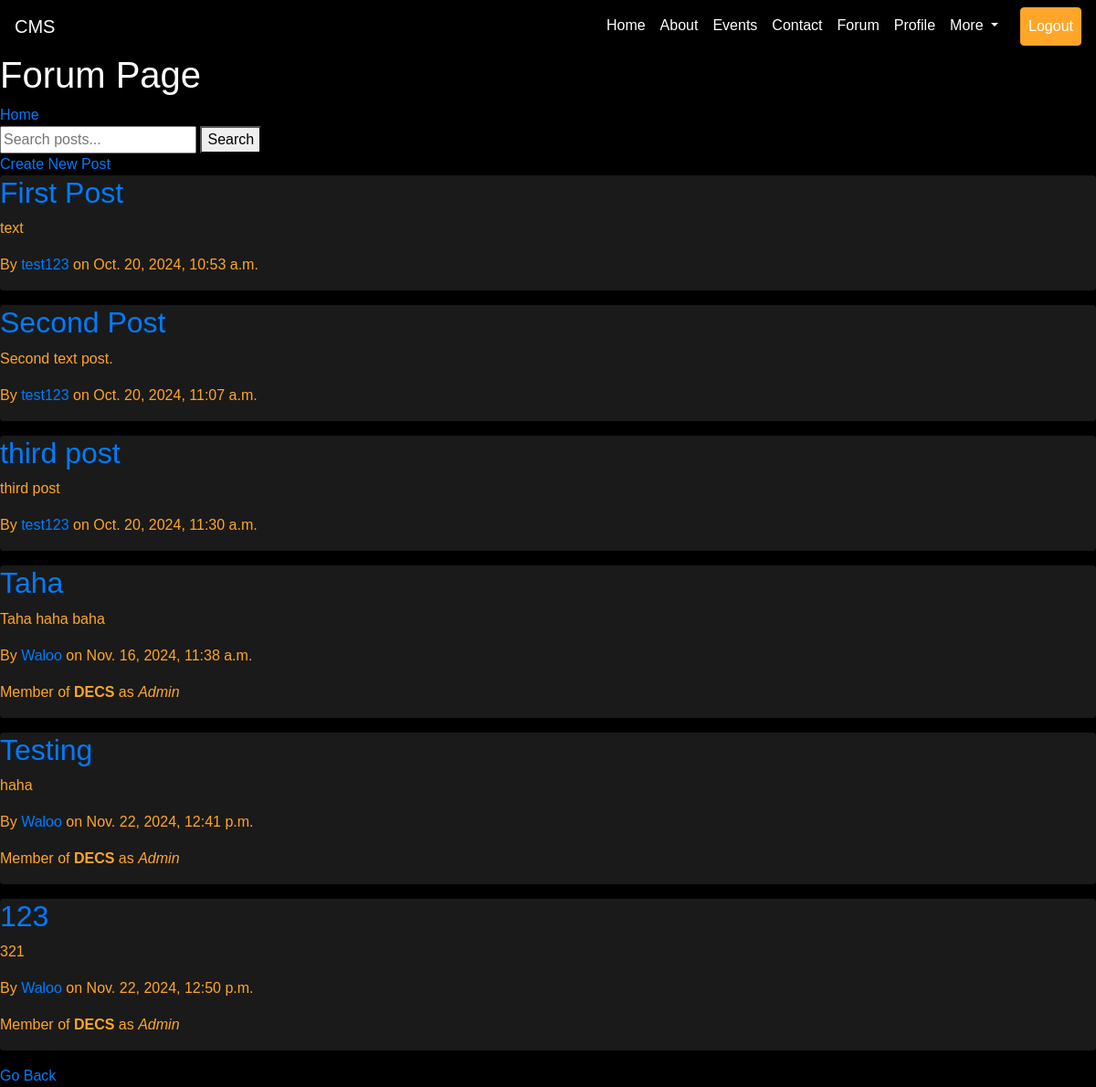
Before: /forum/ with the older database file.
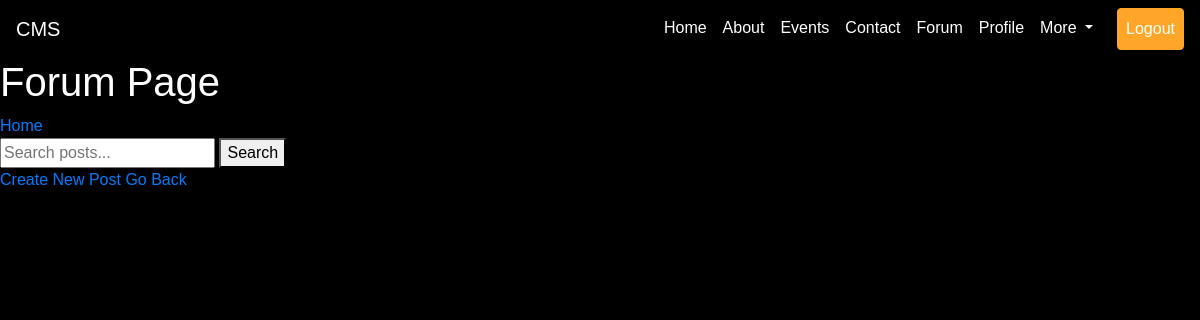
After: the same page with the newer database file.
### forum/models.py (models this page shows, shortened)
class Post(models.Model):
    title = models.CharField(max_length=255)
    content = models.TextField()
    author = models.ForeignKey(CustomUser, on_delete=models.CASCADE)
    created_at = models.DateTimeField(auto_now_add=True)

### loginreg/models.py (models this page shows, shortened)
class CustomUser(AbstractUser):
    email = models.EmailField(unique=True)
    isadmin = models.BooleanField(default=False)
    profile_picture = models.ImageField(upload_to="profile_pictures/", default="profile_pictures/default.png")

### Society/models.py (models this page shows, shortened)
class Society(models.Model):
    name = models.CharField(max_length=255, unique=True)
    description = models.TextField(blank=True)
    created_at = models.DateTimeField(auto_now_add=True)
    admins = models.ManyToManyField(CustomUser, related_name='society_admins')
    members = models.ManyToManyField(CustomUser, related_name='society_members', blank=True)
    email = models.EmailField(blank=True)
    phone_number = models.CharField(max_length=15, blank=True)

### forum/views.py (the view)
# urls.py: path('forum/',forumview.forum_page,name='forumhome'),
def forum_page(request):
    query = request.GET.get('q')
    if query:
        posts = Post.objects.filter(title__icontains=query)
    else:
        posts = Post.objects.all()
    posts_with_societies = []
    for post in posts:
        author_societies = []
        if post.author.is_authenticated:
            societies = Society.objects.filter(members=post.author) | Society.objects.filter(admins=post.author)
            for society in societies:
                position = "Admin" if society.admins.filter(id=post.author.id).exists() else "Member"
                author_societies.append({'society_name': society.name, 'position': position})
        posts_with_societies.append({'post': post, 'author_societies': author_societies})
    return render(request, 'forum.html', {'posts_with_societies': posts_with_societies})

### Templates/forum.html (shortened to what this page needs)
<!DOCTYPE html>
<html lang="en">
<head>
    <link rel="stylesheet" href="https://cdn.jsdelivr.net/npm/bootstrap@4.3.1/dist/css/bootstrap.min.css">
    {% load static %}
</head>
<body>
    <nav class="navbar navbar-expand-lg navbar-dark bg-transparent">
        <a class="navbar-brand" href="#">CMS</a>
        <div class="collapse navbar-collapse" id="navbarNav">
            <ul class="navbar-nav ml-auto">
                <li class="nav-item active">
                    <a class="nav-link" href="{% url 'home' %}">Home <span class="sr-only">(current)</span></a>
                </li>
                <li class="nav-item">
                    <a class="nav-link" href="#">About</a>
                </li>
                <li class="nav-item">
                    <a class="nav-link" href="#">Events</a>
                </li>
                <li class="nav-item">
                    <a class="nav-link" href="#">Contact</a>
                </li>
                <li class="nav-item">
                    <a class="nav-link" href="{% url 'forumhome'%}">Forum</a>
                </li>
                <li class="nav-item"><a class="nav-link" href="{% url 'user_profile' user.username %}">Profile</a></li>
                <li class="nav-item dropdown">
                    <a class="nav-link dropdown-toggle" href="#" id="navbarDropdown" role="button" data-toggle="dropdown" aria-haspopup="true" aria-expanded="false">
                        More
                    </a>
                </li>
                <li class="nav-item">
                    <a href="{% url 'logout' %}" class="nav-link btn btn-primary text-white ml-3">Logout</a>
                </li>
            </ul>
        </div>
    </nav>
    <h1>Forum Page</h1>
    <a href="{% url 'home' %}">Home</a>
    <form method="GET" action="">
        <input type="text" name="q" placeholder="Search posts..." value="{{ request.GET.q }}">
        <button type="submit">Search</button>
    </form>
    <a href="{% url 'forumcreate' %}">Create New Post</a>
    {% for item in posts_with_societies %}
    <div class="card mb-3">
        <h2><a href="{% url 'forumpostdetail' item.post.id %}">{{ item.post.title }}</a></h2>
        <p>{{ item.post.content|truncatewords:20 }}</p>
        <p>By <a href="{% url 'user_profile' item.post.author.username %}">{{ item.post.author.username }}</a> on {{ item.post.created_at }}</p>
        {% for society in item.author_societies %}
            <p>Member of <strong>{{ society.society_name }}</strong> as <em>{{ society.position }}</em></p>
        {% endfor %}
    </div>
{% endfor %}
    <a href="{% url 'home'%}">Go Back</a>
</body>
</html>

### Templates/forum.html (style rules this page uses)
body { font-family: 'c', sans-serif; background-color: #000; color: #FFFFFF; }
.navbar { background-color: rgba(0, 0, 0, 0.5) !important; z-index: 2; position: relative; }
.navbar-brand, .nav-link { color: #fff !important; }
.btn-primary { background-color: #ffa629; border-color: #ffa629; color: #000; }

Changed rows visible on the page:
removed Post: post "First Post", post.content "text", post.author.username "test123", post.created_at "Oct. 20, 2024, 10:53 a.m."
removed Post: post "Second Post", post.content "Second text post.", post.author.username "test123", post.created_at "Oct. 20, 2024, 11:07 a.m."
removed Post: post "third post", post.content "third post", post.author.username "test123", post.created_at "Oct. 20, 2024, 11:30 a.m."
removed Post: post "Taha", post.content "Taha haha baha", post.author.username "Waloo", post.created_at "Nov. 16, 2024, 11:38 a.m.", position "Admin"
no longer on this page (row unchanged): Society: society_name "DECS" "DECS" "DECS"
removed Post: post "Testing", post.content "haha", post.author.username "Waloo", post.created_at "Nov. 22, 2024, 12:41 p.m.", position "Admin"
removed Post: post "123", post.content "321", post.author.username "Waloo", post.created_at "Nov. 22, 2024, 12:50 p.m.", position "Admin"
